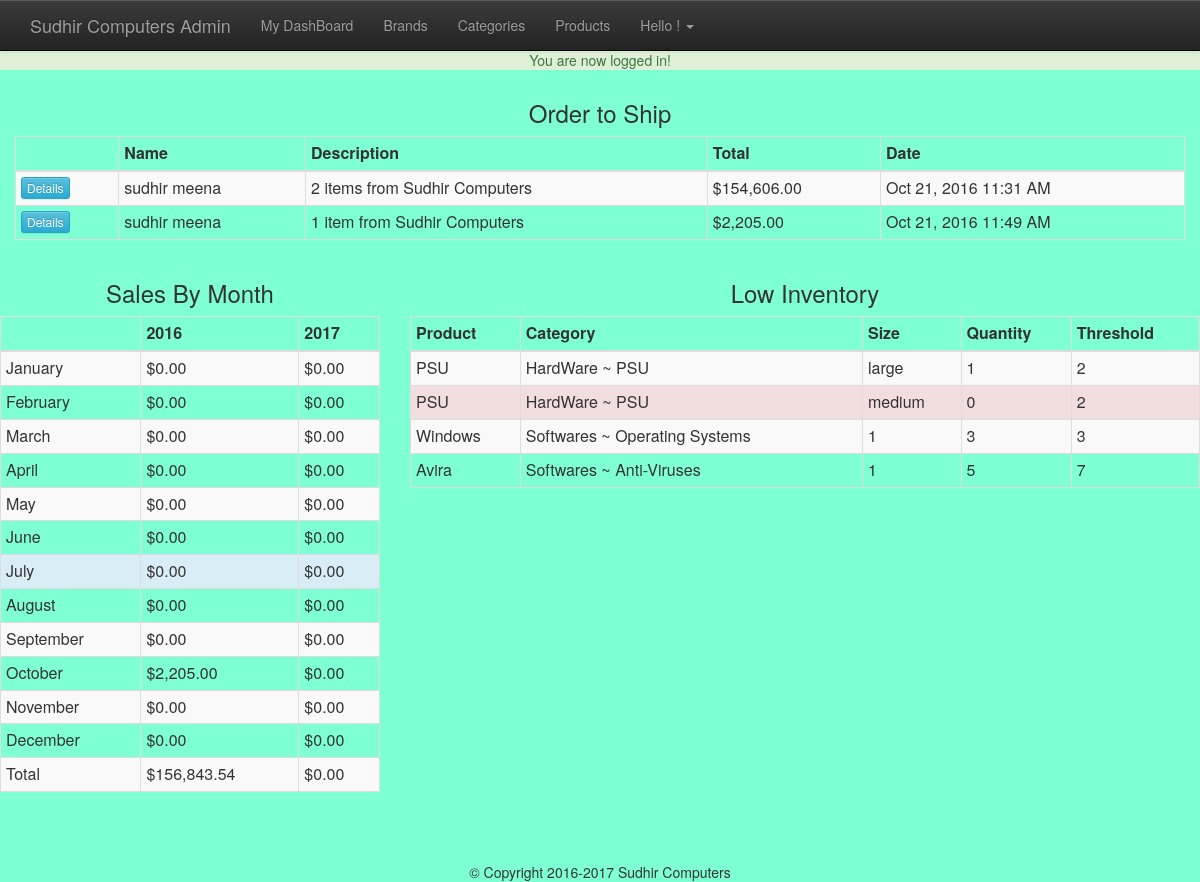
/admin/index.php (signed in), run on the app's committed database.
### tables this page shows
CREATE TABLE `transactions` (
  `id` int(11) NOT NULL,
  `cart_id` int(11) NOT NULL,
  `full_name` varchar(255) NOT NULL,
  `email` varchar(175) NOT NULL,
  `street` varchar(255) NOT NULL,
  `street2` varchar(255) NOT NULL,
  `city` varchar(175) NOT NULL,
  `state` varchar(175) NOT NULL,
  `zip_code` varchar(50) NOT NULL,
  `country` varchar(175) NOT NULL,
  `sub_total` decimal(10,2) NOT NULL,
  `tax` decimal(10,2) NOT NULL,
  `grand_total` decimal(10,2) NOT NULL,
  `description` text NOT NULL,
  `txn_type` varchar(255) NOT NULL,
  `txn_date` datetime NOT NULL DEFAULT CURRENT_TIMESTAMP
);

CREATE TABLE `products` (
  `id` int(11) NOT NULL,
  `title` varchar(255) NOT NULL,
  `price` decimal(10,2) NOT NULL,
  `list_price` decimal(10,2) NOT NULL,
  `brand` int(11) NOT NULL,
  `categories` varchar(255) NOT NULL,
  `image` text NOT NULL,
  `description` text NOT NULL,
  `featured` tinyint(4) NOT NULL DEFAULT '0',
  `sizes` text NOT NULL,
  `deleted` tinyint(4) NOT NULL DEFAULT '0'
);

### helpers/helpers.php (called while the page is built, shortened)
<?php
function sanitize($dirty){
    return htmlentities($dirty,ENT_QUOTES,"UTF-8");
}
function money($number){
    return '$'.number_format($number,2);
}
function pretty_date($date){
    return date("M d, Y h:i A",strtotime($date));
}
function get_category($child_id){
    global $db;
    $id=sanitize($child_id);
    $sql="SELECT p.id AS 'pid' , p.category AS 'parent', c.id AS 'cid', c.category as 'child'
            FROM categories c
            INNER JOIN categories p
            on c.parent = p.id
            WHERE c.id='$id'";
    $query=$db->query($sql);
    $category=mysqli_fetch_assoc($query);
    return $category;
}
function sizesToArray($string){
    $sizesArray=explode(',',$string);
    $returnArray=array();
    foreach($sizesArray as $size){
        $s=explode(':',$size);
        $returnArray[]=array('size' => $s[0],'quantity' => $s[1],'threshold' => $s[2]);
    }
    return $returnArray;
}

### admin/index.php (the view, shortened to what this page needs)
<?php
require '../core/init.php';
include 'includes/head.php';
include 'includes/navigation.php';
?>
<?php
$txnQuery="select t.id,t.cart_id,t.full_name,t.description,t.txn_date,t.grand_total,c.items,c.paid,c.shipped
            from transactions t
            left join cart c on t.cart_id=c.id
            where c.paid = 1 and c.shipped = 0
            order by t.txn_date";
$txnResults=$db->query($txnQuery);
?>
<div class="col-md-12">
    <h3 class="text-center">Order to Ship</h3>
    <table class="table table-condensed table-bordered table-striped">
        <thead>
            <th></th><th>Name</th><th>Description</th><th>Total</th><th>Date</th>
        </thead>
        <tbody>
            <?php while($order=mysqli_fetch_assoc($txnResults)): ?>
                <tr>
                    <td><a href="orders.php?txn_id=<?=$order['id'];?>" class="btn btn-xs btn-info">Details</a></td>
                    <td><?=$order['full_name'];?></td>
                    <td><?=$order['description'];?></td>
                    <td><?=money($order['grand_total']);?></td>
                    <td><?=pretty_date($order['txn_date']);?></td>
                </tr>
            <?php endwhile; ?>
        </tbody>
    </table>
</div>
<div class="row">
    <?php
    $thisYr=date("Y");
    $lastYr=$thisYr-1;
    $lastYrQ=$db->query("select grand_total,txn_date from transactions where year(txn_date)='{$lastYr}'");
    $current=array();
    $last=array();
    $currentTotal=0;
    $lastTotal=0;
     while($y=mysqli_fetch_assoc($lastYrQ)){
        $month=date("m",strtotime($y['txn_date']));
        if(!array_key_exists($month,$current)){
            $last[(int)$month]=$y['grand_total'];
        }else{
            $last[(int)$month]+=$y['grand_total'];
        }
        $lastTotal+=$y['grand_total'];
    }
    ?>
    <div class="col-md-4">
        <h3 class="text-center">Sales By Month</h3>
        <table class="table table-condensed table-striped table-bordered">
            <thead>
                <th></th>
                <th><?=$lastYr;?></th>
                <th><?=$thisYr;?></th>
            </thead>
            <tbody>
                <?php for($i=1;$i<=12;$i++):
                $dt=DateTime::createFromFormat('!m',$i);
                ?>
                    <tr<?=((date("m")==$i)?' class="info"':'');?>>
                        <td><?=$dt->format("F");?></td>
                        <td><?=((array_key_exists($i,$last))?money($last[$i]):money(0));?></td>
                        <td><?=((array_key_exists($i,$current))?money($current[$i]):money(0));?></td>
                    </tr>
                <?php endfor; ?>
                <tr>
                    <td>Total</td>
                    <td><?=money($lastTotal);?></td>
                    <td><?=money($currentTotal);?></td>
                </tr>
            </tbody>
        </table>
    </div>
    <?php
    $iQuery=$db->query("select * from products where deleted=0");
    $lowItems=array();
    while($product=mysqli_fetch_assoc($iQuery)){
        $sizes=sizesToArray($product['sizes']);
        foreach($sizes as $size){
            if($size['quantity']<=$size['threshold']){
                $cat=get_category($product['categories']);
                $item=array(
                    'title' => $product['title'],
                    'size' => $size['size'],
                    'quantity' => $size['quantity'],
                    'threshold' => $size['threshold'],
                    'category' => $cat['parent'].' ~ '.$cat['child']
                );
                $lowItems[]=$item;
            }
        }
    }
    ?>
    <div class="col-md-8">
        <h3 class="text-center">Low Inventory</h3>
        <table class="table table-condensed table-striped table-bordered">
            <thead>
                <th>Product</th>
                <th>Category</th>
                <th>Size</th>
                <th>Quantity</th>
                <th>Threshold</th>
            </thead>
            <tbody>
                <?php foreach($lowItems as $item): ?>
                    <tr<?=($item['quantity']==0)?' class="danger"':'';?>>
                        <td><?=$item['title'];?></td>
                        <td><?=$item['category'];?></td>
                        <td><?=$item['size'];?></td>
                        <td><?=$item['quantity'];?></td>
                        <td><?=$item['threshold'];?></td>
                    </tr>
                <?php endforeach; ?>
            </tbody>
        </table>
    </div>
</div>
<?php
include 'includes/footer.php';
?>

### core/init.php (shortened to what this page needs)
<?php
    $db=mysqli_connect("localhost","root","","tutorial");
require_once BASEURL.'helpers/helpers.php';
if(isset($_SESSION['success_flash'])){
    echo '<div class="bg-success"><p class="text-success text-center">'.$_SESSION['success_flash'].'</p></div>';
}

### admin/includes/head.php (shortened to what this page needs)
<html>
    <head>
        <link rel="stylesheet" href="../css/main.css">
        <link rel="stylesheet" href="https://maxcdn.bootstrapcdn.com/bootstrap/3.3.7/css/bootstrap.min.css">
        <link rel="stylesheet" href="https://maxcdn.bootstrapcdn.com/bootstrap/3.3.7/css/bootstrap-theme.min.css">
    </head>
    <body>
    </body>
</html>

### admin/includes/navigation.php (shortened to what this page needs)
<nav class="navbar navbar-default navbar-fixed-top navbar-inverse">
    <div class="container">
        <a href="index.php" class="navbar-brand">Sudhir Computers Admin</a>
        <ul class="nav navbar-nav">
            <li><a href="index.php">My DashBoard</a></li>
            <li><a href="brands.php">Brands</a></li>
            <li><a href="categories.php">Categories</a></li>
            <li><a href="products.php">Products</a></li>
            <li class="dropdown">
                <a href="#" class="dropdown-toggle" data-toggle="dropdown">Hello <?=$user_data['first'];?>!
                    <span class="caret"></span>
                </a>
            </li>
        </ul>
    </div>
</nav>

### admin/includes/footer.php (shortened to what this page needs)
<footer class="col-md-12 text-center" id="footer">&copy; Copyright 2016-2017 Sudhir Computers</footer>

### css/main.css (style rules this page uses)
body { padding-top: 50px; }
#footer { margin-top: 50px; }

### admin/index.php (style rules this page uses)
body { background-color: aquamarine; }

### data on the page
transactions: full_name "sudhir meena", description "2 items from Sudhir Computers", grand_total "$154,606.00", txn_date "Oct 21, 2016 11:31 AM"
transactions: full_name "sudhir meena", description "1 item from Sudhir Computers", grand_total "$2,205.00", txn_date "Oct 21, 2016 11:49 AM"
products: title "PSU", category "HardWare ~ PSU", size "medium", deleted "0", threshold "2"
products: title "Windows", category "Softwares ~ Operating Systems", featured "1", quantity "3", threshold "3"
products: title "Avira", category "Softwares ~ Anti-Viruses", featured "1", quantity "5", threshold "7"

### other printed values
$_SESSION['success_flash'] "You are now logged in!"
$dt->format("F") "January"
$dt->format("F") "February"
$dt->format("F") "March"
$dt->format("F") "April"
$dt->format("F") "May"
$dt->format("F") "June"
$dt->format("F") "July"
$dt->format("F") "August"
$dt->format("F") "September"
$dt->format("F") "October"
$dt->format("F") "November"
$dt->format("F") "December"
money($lastTotal) "$156,843.54"
money($currentTotal) "$0.00"
